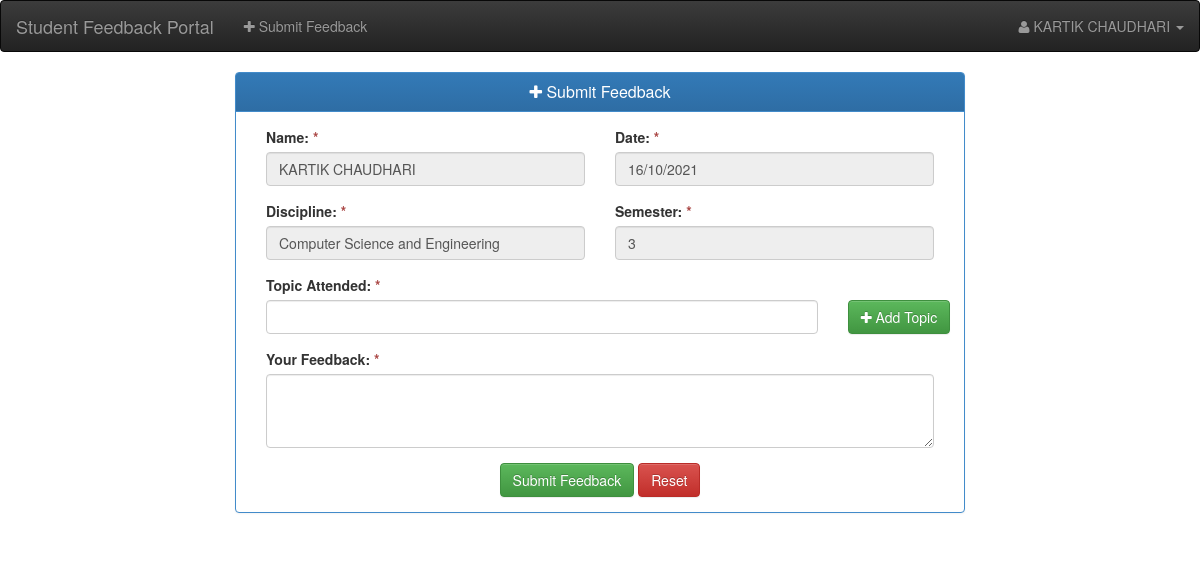
Screenshot of /student-portal/dashboard.php (signed in) with the database file from the repository.
### tables this page shows
CREATE TABLE `iitb_student` (
  `student_id` int(11) NOT NULL COMMENT 'student record id',
  `name` varchar(300) NOT NULL COMMENT 'student name',
  `course` tinyint(4) NOT NULL COMMENT 'student course',
  `semester` tinyint(4) NOT NULL COMMENT 'student semester',
  `email` varchar(500) NOT NULL COMMENT 'student email',
  `password` text NOT NULL COMMENT 'student password',
  `created_at` timestamp NOT NULL DEFAULT CURRENT_TIMESTAMP COMMENT 'timestamp for student registration'
);

CREATE TABLE `iitb_discipline` (
  `d_id` int(11) NOT NULL COMMENT 'discipline record id',
  `d_name` varchar(500) NOT NULL COMMENT 'discipline name'
);

### student-portal/include/config.php (called while the page is built, shortened)
<?php
	$base_url="http://localhost/iitb-php-assignment/student-portal/";

### student-portal/include/functions.php (called while the page is built, shortened)
<?php
	function base_url($str){
		require "config.php";
		return $base_url.$str;
	}
	function get_course_name($c_id){
		require "config.php";
	    $sql="SELECT * FROM iitb_discipline WHERE d_id=$c_id";
	    $query=mysqli_query($con,$sql);
	    if ($query->num_rows>0) {
	    	$result=mysqli_fetch_assoc($query);
	    	return $result['d_name'];
	    }
	}
?>

### student-portal/dashboard.php (the view, shortened to what this page needs)
<?php
    include "include/functions.php";
    require "include/config.php";
    $sql="SELECT * FROM iitb_student WHERE student_id=".$_SESSION['st_id'];
    $query=mysqli_query($con,$sql);
    if ($query->num_rows>0) {
        $student_info=mysqli_fetch_assoc($query);
    }
?>
<!DOCTYPE html>
<html lang="en">
<head>
    <link href="<?=base_url('assets/css/bootstrap.min.css');?>" rel="stylesheet">
    <link href="<?=base_url('assets/css/bootstrap-theme.min.css');?>" rel="stylesheet">
    <link rel="stylesheet" href="<?=base_url('assets/font-awesome/css/font-awesome.min.css');?>">
</head>
<body>
    <?php include "nav.php";?>
    <div class="container">
        <div class="row">
            <div class="col-md-12">
                <div class="col-md-8 col-md-offset-2">
                    <div class="panel panel-primary">
                        <div class="panel-heading">
                            <h3 class="panel-title text-center"><i class="fa fa-plus"></i>  Submit Feedback</h3>
                        </div>
                        <div class="panel-body">
                            <form method="post" action="<?=base_url('action.php');?>">
                                <div class="row">
                                    <div class="col-md-12">
                                        <div class="col-md-6">
                                            <div class="form-group">
                                                <label>Name: <span class="text-danger">*</span></label>
                                                <input type="text" class="form-control" disabled="disabled" value="<?=strtoupper($student_info['name'])?>">
                                            </div>
                                        </div>
                                        <div class="col-md-6">
                                            <div class="form-group">
                                                <label>Date: <span class="text-danger">*</span></label>
                                                <input type="text" class="form-control" disabled="disabled" value="<?=date("d/m/Y")?>">
                                            </div>
                                        </div>
                                    </div>
                                </div>
                                <div class="row">
                                    <div class="col-md-12">
                                        <div class="col-md-6">
                                            <div class="form-group">
                                                <label>Discipline: <span class="text-danger">*</span></label>
                                                <input type="text" class="form-control" disabled="disabled" value="<?=get_course_name($student_info['course'])?>">
                                            </div>
                                        </div>
                                        <div class="col-md-6">
                                            <div class="form-group">
                                                <label>Semester: <span class="text-danger">*</span></label>
                                                <input type="text" class="form-control" disabled="disabled" value="<?=$student_info['semester'];?>">
                                            </div>
                                        </div>
                                    </div>
                                </div>
                                <div class="row">
                                    <div class="col-md-12">
                                        <div class="col-md-10">
                                            <div id="topic" class="form-group">
                                                <label>Topic Attended: <span class="text-danger">*</span></label>
                                                <input type="text" class="form-control" required="required" name="topic[]">
                                            </div>
                                        </div>
                                        <div class="col-md-2">
                                            <div class="form-group">
                                                <label>&nbsp;<span class="text-danger">&nbsp;</span></label>
                                                <button type="button" onclick="addMore();" class="btn btn-success"><i class="fa fa-plus"></i> Add Topic</button>
                                            </div>
                                        </div>
                                    </div>
                                </div>
                                <div class="row-fluid">
                                    <div class="col-md-12">
                                        <div class="form-group">
                                            <label>Your Feedback: <span class="text-danger">*</span></label>
                                            <textarea name="feedback" class="form-control" rows="3" required="required"></textarea>
                                        </div>
                                    </div>
                                </div>
                                <center><button name="btnSubmitFeedback" type="submit" class="btn btn-success">Submit Feedback</button>
                                <button type="reset" class="btn btn-danger">Reset</button></center>
                            </form>
                        </div>
                    </div>
                </div>
            </div>
        </div>
    </div>
</body>
</html>

### rows the page displays
iitb_student: name "KARTIK CHAUDHARI", course.d_name "Computer Science and Engineering", semester "3"

### other values shown
$_SESSION['st_name'] "KARTIK CHAUDHARI"
